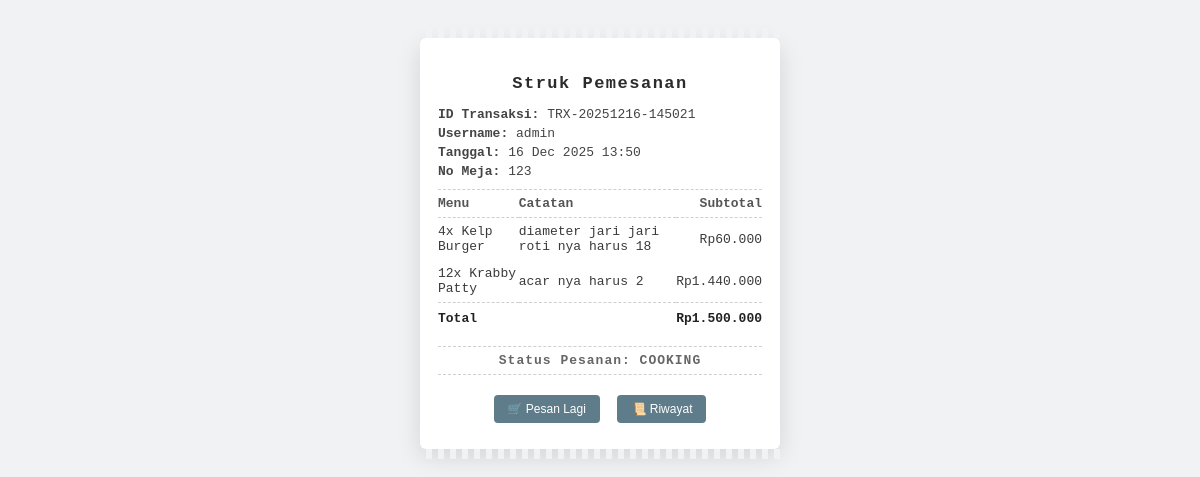
The page /wait.php (signed in) on the database as committed earlier.
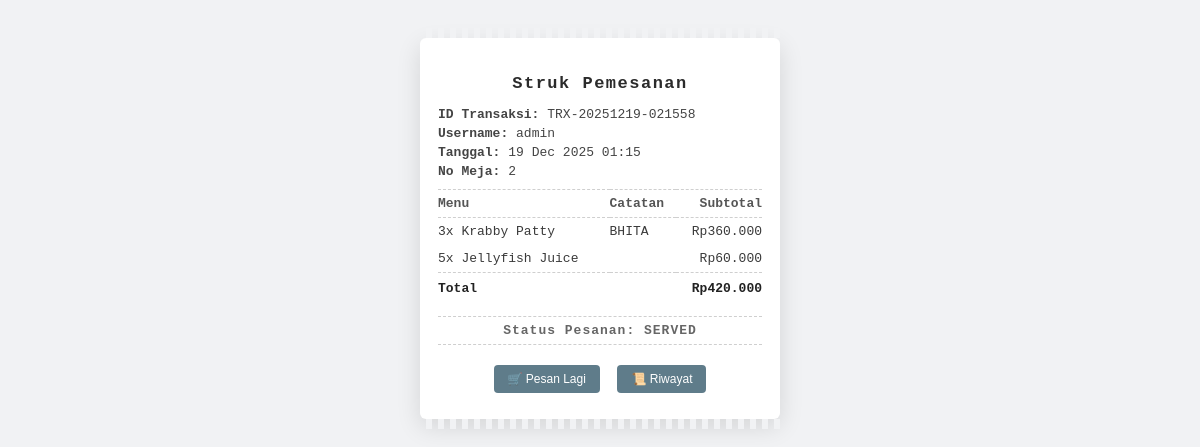
The same page on the database as committed later.
### tables this page shows
CREATE TABLE `kelola_pesanan` (
  `id_pesanan` int(11) NOT NULL,
  `id_transaksi` int(11) NOT NULL,
  `no_meja` int(11) NOT NULL,
  `item` text NOT NULL,
  `waktu` timestamp NOT NULL DEFAULT current_timestamp(),
  `status` enum('PENDING','COOKING','READY','SERVED') NOT NULL DEFAULT 'PENDING'
);

CREATE TABLE `transaksi` (
  `id_transaksi` int(11) NOT NULL,
  `id_akun` int(11) NOT NULL,
  `username` varchar(50) NOT NULL,
  `kode_transaksi` varchar(30) NOT NULL,
  `total_belanja` decimal(10,2) NOT NULL DEFAULT 0.00,
  `status_transaksi` enum('PENDING','SELESAI','BATAL') NOT NULL DEFAULT 'PENDING',
  `created_at` timestamp NOT NULL DEFAULT current_timestamp()
);

CREATE TABLE `detail_transaksi` (
  `id_detail` int(11) NOT NULL,
  `id_transaksi` int(11) NOT NULL,
  `id_menu` int(11) NOT NULL,
  `no_meja` int(11) DEFAULT NULL,
  `jumlah` int(11) NOT NULL,
  `catatan` text DEFAULT NULL,
  `harga_satuan` decimal(10,2) NOT NULL,
  `subtotal` decimal(10,2) NOT NULL
);

CREATE TABLE `menu` (
  `id_menu` int(11) NOT NULL,
  `nama_menu` varchar(100) NOT NULL,
  `tipe` enum('MAIN_COURSE','APPETIZER','DRINK','DESSERT') NOT NULL,
  `harga_menu` decimal(10,2) NOT NULL,
  `jumlah_stock` int(11) NOT NULL DEFAULT 0,
  `is_aktif` tinyint(1) NOT NULL DEFAULT 1,
  `created_at` timestamp NOT NULL DEFAULT current_timestamp(),
  `gambar` varchar(255) DEFAULT NULL
);

### wait.php (the view, shortened to what this page needs)
<?php
require 'koneksi.php';
$id_akun = $_SESSION['id_akun'];
$sql = "
  SELECT
    t.kode_transaksi,
    t.total_belanja,
    t.status_transaksi,
    t.username,
    t.created_at,
    kp.no_meja,
    kp.status AS status_pesanan,
    t.id_transaksi
  FROM transaksi t
  JOIN kelola_pesanan kp ON t.id_transaksi = kp.id_transaksi
  WHERE t.id_akun = ?
  ORDER BY t.id_transaksi DESC
  LIMIT 1
";
$stmt = mysqli_prepare($conn, $sql);
mysqli_stmt_bind_param($stmt, "i", $id_akun);
mysqli_stmt_execute($stmt);
$res = mysqli_stmt_get_result($stmt);
if (!$data = mysqli_fetch_assoc($res)) {
  echo "Tidak ada data transaksi.";
  exit;
}
?>
<!DOCTYPE html>
<html>
<head>
  <link rel="stylesheet" href="wait.css">
</head>
<body>
<div class="box">
  <h2>Struk Pemesanan</h2>
  <p><strong>ID Transaksi:</strong> <?= $data['kode_transaksi'] ?></p>
  <p><strong>Username:</strong> <?= $data['username'] ?></p>
  <p><strong>Tanggal:</strong> <?= date('d M Y H:i', strtotime($data['created_at'])) ?></p>
  <p><strong>No Meja:</strong> <?= $data['no_meja'] ?></p>
  <table>
    <tr>
      <th>Menu</th>
      <th>Catatan</th>
      <th>Subtotal</th>
    </tr>
    <?php
    $q = "
      SELECT dt.jumlah, m.nama_menu, dt.catatan, dt.subtotal
      FROM detail_transaksi dt
      JOIN menu m ON dt.id_menu = m.id_menu
      WHERE dt.id_transaksi = ?
    ";
    $stmtDtl = mysqli_prepare($conn, $q);
    mysqli_stmt_bind_param($stmtDtl, "i", $data['id_transaksi']);
    mysqli_stmt_execute($stmtDtl);
    $resDtl = mysqli_stmt_get_result($stmtDtl);
    while ($item = mysqli_fetch_assoc($resDtl)):
    ?>
    <tr>
      <td><?= $item['jumlah'] . "x " . $item['nama_menu'] ?></td>
      <td><?= $item['catatan'] ?? '-' ?></td>
      <td>Rp<?= number_format($item['subtotal'], 0, ',', '.') ?></td>
    </tr>
    <?php endwhile; ?>
    <tr class="total-row">
      <td colspan="2">Total</td>
      <td>Rp<?= number_format($data['total_belanja'], 0, ',', '.') ?></td>
    </tr>
  </table>
  <div class="status">
    Status Pesanan: <?= strtoupper($data['status_pesanan']) ?>
  </div>
  <div class="buttons">
    <a href="customer_menu.php"><button>🛒 Pesan Lagi</button></a>
    <a href="history.php"><button>📜 Riwayat</button></a>
  </div>
</div>
</body>
</html>

Rows that differ between the two databases and show on the page:
no longer on this page (row unchanged): kelola_pesanan: id_transaksi.kode_transaksi "TRX-20251216-145021", id_transaksi.username "admin", id_transaksi.created_at "16 Dec 2025 13:50", no_meja "123", id_transaksi.total_belanja "1.500.000", status "COOKING"
no longer on this page (row unchanged): detail_transaksi: jumlah "4", id_menu.nama_menu "Kelp Burger", catatan "diameter jari jari roti nya harus 18", subtotal "60.000"
no longer on this page (row unchanged): detail_transaksi: jumlah "12", id_menu.nama_menu "Krabby Patty", catatan "acar nya harus 2", subtotal "1.440.000"
added kelola_pesanan: id_transaksi.kode_transaksi "TRX-20251219-021558", id_transaksi.username "admin", id_transaksi.created_at "19 Dec 2025 01:15", no_meja "2", id_transaksi.total_belanja "420.000", status "SERVED"
added detail_transaksi: jumlah "3", id_menu.nama_menu "Krabby Patty", catatan "BHITA", subtotal "360.000"
added detail_transaksi: jumlah "5", id_menu.nama_menu "Jellyfish Juice", subtotal "60.000"
